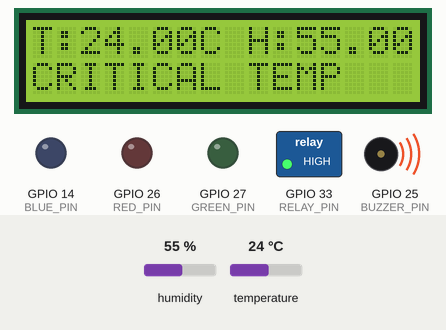
Bench run of a sketch on a simulated ESP32. Shown: 16×2 character LCD, switched loads named in the sketch (green lamp = pin HIGH), output pins drawn as LEDs (lit = HIGH), buzzer (waves = sounding, pin HIGH). The inputs (shaded band) are chosen by the test bench; at power-on: temperature 24 °C, humidity 55 %.

Above: at 1.2 s.
1.3 s: temperature set to 8.8 °C
At 4.0 s:
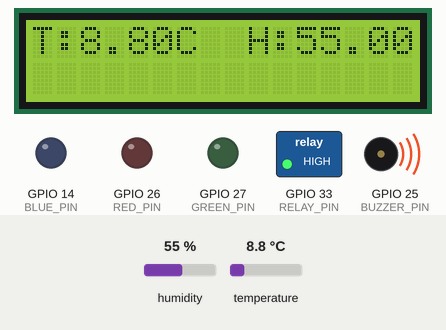
5.2 s: temperature set to 7.4 °C
At 6.9 s:
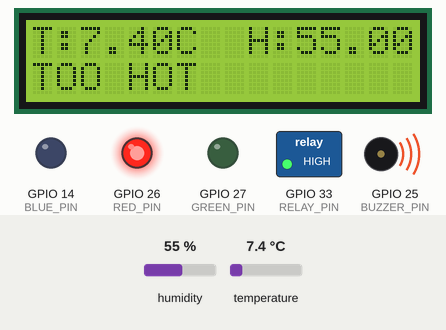
9.1 s: temperature set to 5.4 °C
At 11.0 s:
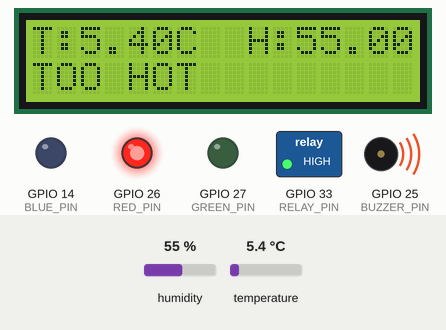
13.0 s: temperature set to 4.6 °C
At 15.2 s:
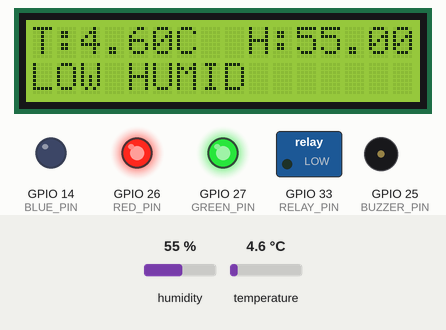
16.9 s: humidity set to 78 %
At 19.1 s:
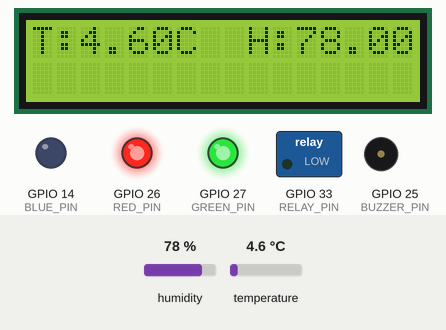
20.8 s: humidity set to 81 %
At 22.8 s:
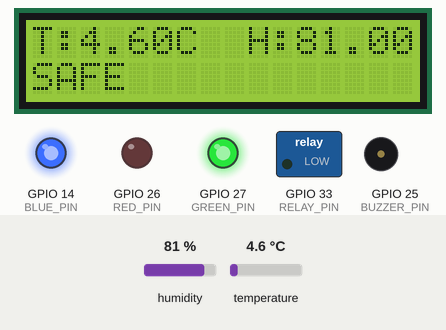
Timing chart, 0 to 24.3 s (numbered marks = the images above; inputs shaded):
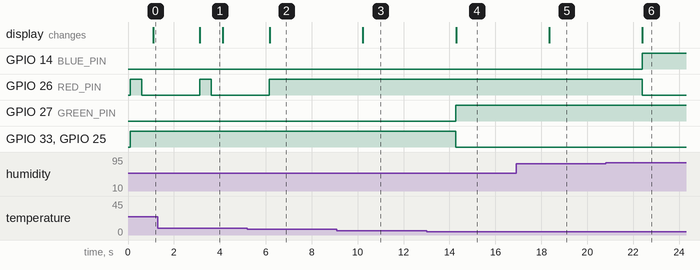

The sketch:

sketch.ino
```cpp
#include <DHT.h>
#include <Wire.h>
#include <LiquidCrystal_I2C.h>

// ----- Pin definitions -----
#define DHTPIN 4
#define DHTTYPE DHT22

#define RED_PIN 26
#define GREEN_PIN 27
#define BLUE_PIN 14

#define RELAY_PIN 33
#define BUZZER_PIN 25

// ----- Temperature thresholds (adjusted for milk preservation) -----
#define TOO_COLD 2        // Γëñ 2┬░C
#define SAFE_MAX 5        // 3┬░C ΓÇô 5┬░C safe range
#define CRITICAL_TEMP 8   // > 8┬░C critical

// ----- Humidity thresholds (unchanged from your original) -----
#define LOW_HUMIDITY 70
#define MODERATE_HUMIDITY 79
#define OPTIMAL_HUMIDITY_MIN 80
#define OPTIMAL_HUMIDITY_MAX 90
#define HIGH_HUMIDITY 95

// ----- Objects -----
DHT dht(DHTPIN, DHTTYPE);
LiquidCrystal_I2C lcd(0x27, 16, 2);

void setup() {
  Serial.begin(115200);

  dht.begin();

  lcd.init();
  lcd.backlight();

  pinMode(RED_PIN, OUTPUT);
  pinMode(GREEN_PIN, OUTPUT);
  pinMode(BLUE_PIN, OUTPUT);
  pinMode(RELAY_PIN, OUTPUT);
  pinMode(BUZZER_PIN, OUTPUT);
}

void loop() {

  float temp = dht.readTemperature();
  float hum = dht.readHumidity();

  if (isnan(temp) || isnan(hum)) {
    Serial.println("Sensor Error!");

    lcd.clear();
    lcd.setCursor(0, 0);
    lcd.print("Sensor Failure");

    digitalWrite(RED_PIN, LOW);
    digitalWrite(GREEN_PIN, LOW);
    digitalWrite(BLUE_PIN, LOW);
    digitalWrite(RELAY_PIN, LOW);
    digitalWrite(BUZZER_PIN, LOW);

    delay(2000);
    return;
  }

  lcd.clear();
  lcd.setCursor(0, 0);
  lcd.print("T:");
  lcd.print(temp);
  lcd.print("C");

  lcd.setCursor(9, 0);
  lcd.print("H:");
  lcd.print(hum);
  lcd.print("%");

  // ===== TEMPERATURE PRIORITY =====
  if (temp <= TOO_COLD) {

    // BLUE
    digitalWrite(RED_PIN, LOW);
    digitalWrite(GREEN_PIN, LOW);
    digitalWrite(BLUE_PIN, HIGH);

    digitalWrite(RELAY_PIN, LOW);
    digitalWrite(BUZZER_PIN, HIGH);

    lcd.setCursor(0, 1);
    lcd.print("TOO COLD");

  }

  else if (temp > SAFE_MAX && temp <= CRITICAL_TEMP) {

    // RED
    digitalWrite(RED_PIN, HIGH);
    digitalWrite(GREEN_PIN, LOW);
    digitalWrite(BLUE_PIN, LOW);

    digitalWrite(RELAY_PIN, HIGH);
    digitalWrite(BUZZER_PIN, HIGH);

    lcd.setCursor(0, 1);
    lcd.print("TOO HOT");

  }

  else if (temp > CRITICAL_TEMP) {

    // FLASHING RED
    digitalWrite(RED_PIN, HIGH);
    digitalWrite(GREEN_PIN, LOW);
    digitalWrite(BLUE_PIN, LOW);

    digitalWrite(RELAY_PIN, HIGH);
    digitalWrite(BUZZER_PIN, HIGH);

    delay(500);

    digitalWrite(RED_PIN, LOW);

    delay(500);

    lcd.setCursor(0, 1);
    lcd.print("CRITICAL TEMP");

  }

  // ===== HUMIDITY CHECKS ONLY IF TEMP SAFE =====
  else {

    if (hum < LOW_HUMIDITY) {

      // YELLOW = RED + GREEN
      digitalWrite(RED_PIN, HIGH);
      digitalWrite(GREEN_PIN, HIGH);
      digitalWrite(BLUE_PIN, LOW);

      digitalWrite(RELAY_PIN, LOW);
      digitalWrite(BUZZER_PIN, LOW);

      lcd.setCursor(0, 1);
      lcd.print("LOW HUMID");

    }

    else if (hum >= OPTIMAL_HUMIDITY_MIN && hum <= OPTIMAL_HUMIDITY_MAX) {

      // CYAN = GREEN + BLUE
      digitalWrite(RED_PIN, LOW);
      digitalWrite(GREEN_PIN, HIGH);
      digitalWrite(BLUE_PIN, HIGH);

      digitalWrite(RELAY_PIN, LOW);
      digitalWrite(BUZZER_PIN, LOW);

      lcd.setCursor(0, 1);
      lcd.print("SAFE");

    }

    else if (hum > OPTIMAL_HUMIDITY_MAX && hum <= HIGH_HUMIDITY) {

      // PURPLE = RED + BLUE
      digitalWrite(RED_PIN, HIGH);
      digitalWrite(GREEN_PIN, LOW);
      digitalWrite(BLUE_PIN, HIGH);

      digitalWrite(RELAY_PIN, LOW);
      digitalWrite(BUZZER_PIN, HIGH);

      lcd.setCursor(0, 1);
      lcd.print("HIGH HUMID");

    }

    else if (hum > HIGH_HUMIDITY) {

      // FLASH PURPLE/RED
      digitalWrite(RED_PIN, HIGH);
      digitalWrite(BLUE_PIN, HIGH);
      digitalWrite(GREEN_PIN, LOW);

      digitalWrite(RELAY_PIN, HIGH);
      digitalWrite(BUZZER_PIN, HIGH);

      delay(500);

      digitalWrite(RED_PIN, LOW);
      digitalWrite(BLUE_PIN, LOW);

      delay(500);

      lcd.setCursor(0, 1);
      lcd.print("CRIT HUMID");

    }

  }

  delay(2000);
}
```

Measured:
- the behaviour switches between 8.1 and 8 °C on temperature (found by bisection; images 1 and 2)
- the behaviour switches between 5.1 and 5 °C on temperature (found by bisection; images 3 and 4)
- the behaviour switches between 79 and 80 % on humidity (found by bisection; images 5 and 6)
- after the input at 1.3 s, the display: changes after 1.8 s (image 1)
- after the input at 5.2 s, GPIO 26 (RED_PIN): goes on until 6.2 s, then stays HIGH; the display: changes after 0.97 s (image 2)
- after the input at 9.1 s, the display: changes after 1.1 s (image 3)
- after the input at 13.0 s, GPIO 27 (GREEN_PIN): LOW → HIGH after 1.3 s; GPIO 33 (RELAY_PIN), GPIO 25 (BUZZER_PIN): HIGH → LOW after 1.3 s; the display: changes after 1.3 s (image 4)
- after the input at 16.9 s, the display: changes after 1.4 s (image 5)
- after the input at 20.8 s, GPIO 14 (BLUE_PIN): LOW → HIGH after 1.6 s; GPIO 26 (RED_PIN): HIGH → LOW after 1.6 s; the display: changes after 1.6 s (image 6)
